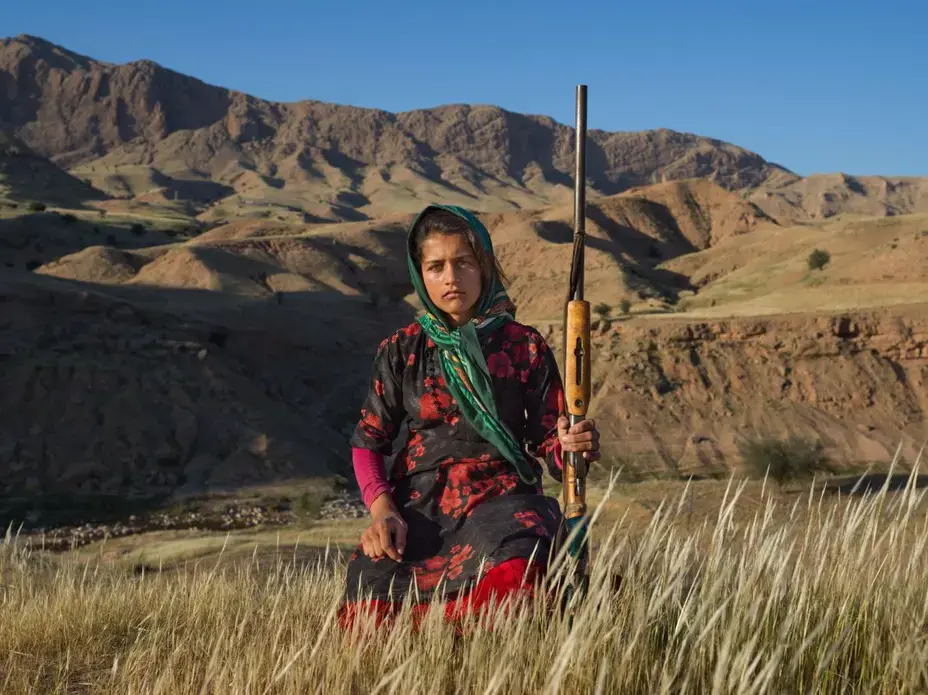
#> input picture Duc/Pic/girl.jpg, 928 x 695 px, found by its file name
$ jupyter execute '01-Reading and Show the Image.ipynb'
#> lines starting #> are read from the running program, lines starting #| are printed output that depends on the picture
# read, Store and Showing

[cell 1]
import cv2

[cell 2]
import numpy as np

[cell 3]
img = cv2.imread('./images/girl.jpg')
#> img is the input picture: shape (695, 928, 3); mean B, G, R 86.1, 93.6, 97.9
cv2.imshow("Iranian Girl",img)
cv2.waitKey()
cv2.destroyAllWindows()

[cell 4]
type(img)

[cell 5]
print (img.shape)
#| (695, 928, 3)

[cell 6]
print ('Height of Image:', int(img.shape[0]), 'pixels')
#| Height of Image: 695 pixels
print ('Width of Image: ', int(img.shape[1]), 'pixels')
#| Width of Image:  928 pixels

[cell 7]
cv2.imwrite('girl out.png',img)
#> Out = True

[cell 8]
import matplotlib.pyplot as plt

[cell 9]
plt.imshow(img)

[cell 10]
plt.imshow(img[:,:,::-1])

[cell 11]
#method2
rgb_image = cv2.cvtColor(img, cv2.COLOR_BGR2RGB)
plt.imshow(rgb_image)

[cell 12]
img1 = cv2.imread('./images/girl.jpg')
img1[200:350,300:350,:]=255
plt.imshow(img1[...,::-1])

[cell 13]
img1[200:350,300:350,:]=(10,100,250)
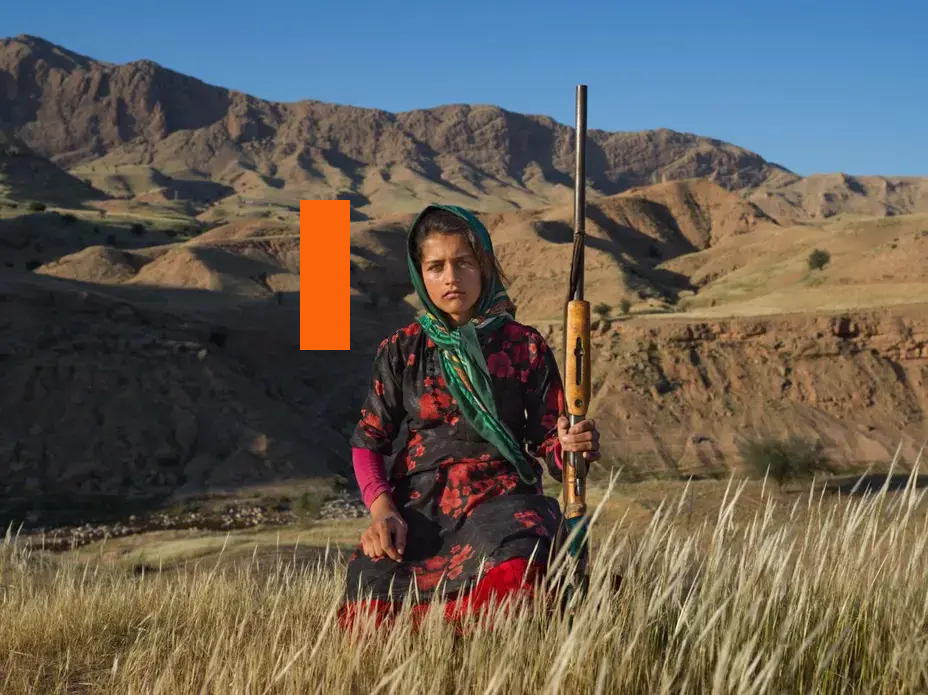
#> img1: shape (695, 928, 3); mean B, G, R 85.6, 94.1, 100
plt.imshow(img1[...,::-1])
